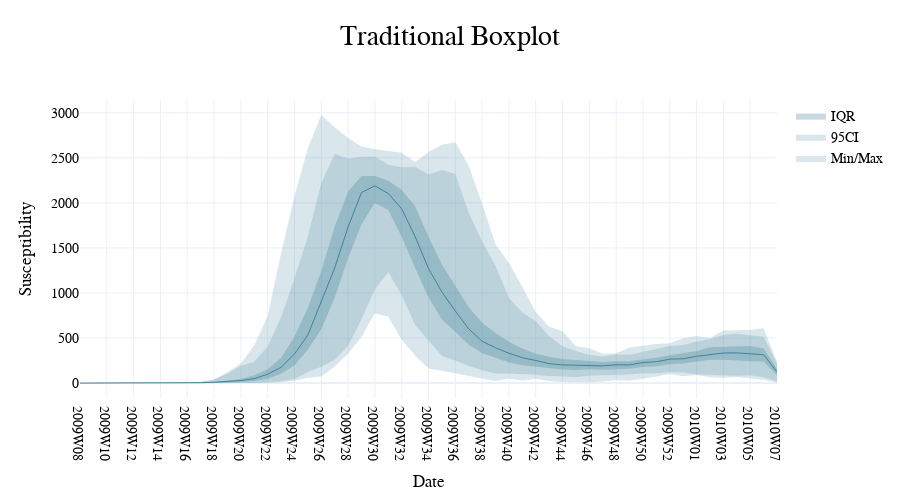

Notebook cell for this chart:
### Markdown cell above
### Example

### Code cell
# required
table_name = 'h1n1_R2.basins_prevalence_agg'
reference_table = 'reference.gleam-geo-map'
reference_column = 'basin_id' # name of a column in reference table
geo_column = 'basin_id' # name of a column in table corresponding to column in reference table
geo_level = 'basin_label'
geo_values = 'Portland(US-ME)'
value = 'Infectious_18_23'

# Set parameters for grouping
num_clusters = 1
num_features = 20 
grouping_method = 'mse' # mean squared error
confidence = .95

dataset = None
delete_data = True

ft_fig = ei.fixed_time_boxplot(
    client,
    table_name,
    reference_table,
    geo_level,
    geo_values,
    geo_column=geo_column,
    reference_column=reference_column,
    num_clusters=num_clusters,
    num_features=num_features,
    grouping_method=grouping_method,
    value=value,
    dataset=dataset,
    delete_data=delete_data,
    kmeans_table=False,
    confidence=confidence,
    full_range=True,
    outlying_points=False,
)

# finishing touches
ft_fig.update_layout(width=900, height=500, 
                     showlegend=True, 
                     font_family='PT Sans Narrow', 
                     title='Traditional Boxplot',)
ft_fig.update_layout(showlegend=True)

### Figure 1 — Plotly figure (JSON) as saved in the notebook; plotly's stock layout.template omitted (floating-point values rounded to 4 significant figures; data arrays with more than 128 entries replaced by an {"elided": "..."} marker saying what was removed)
{"data": [{"legendgroup": "1", "line": {"width": 0}, "marker": {"color": "#444"}, "mode": "lines", "name": "Min/Max", "showlegend": false, "type": "scatter", "x": {"elided": "6456 str values"}, "y": {"elided": "6456 int values"}}, {"fill": "tonexty", "fillcolor": "rgba(66, 130, 153, 0.2)", "legendgroup": "1", "line": {"width": 0}, "marker": {"color": "#444"}, "mode": "lines", "name": "Min/Max", "showlegend": true, "type": "scatter", "x": {"elided": "6456 str values"}, "y": {"elided": "6456 int values"}}, {"legendgroup": "1", "line": {"width": 0}, "marker": {"color": "#444"}, "mode": "lines", "name": "95CI", "showlegend": false, "type": "scatter", "x": {"elided": "6456 str values"}, "y": {"elided": "6456 float values"}}, {"fill": "tonexty", "fillcolor": "rgba(66, 130, 153, 0.2)", "legendgroup": "1", "line": {"width": 0}, "marker": {"color": "#444"}, "mode": "lines", "name": "95CI", "showlegend": true, "type": "scatter", "x": {"elided": "6456 str values"}, "y": {"elided": "6456 float values"}}, {"legendgroup": "1", "line": {"width": 0}, "marker": {"color": "#444"}, "mode": "lines", "name": "IQR", "showlegend": false, "type": "scatter", "x": {"elided": "6456 str values"}, "y": {"elided": "6456 float values"}}, {"fill": "tonexty", "fillcolor": "rgba(66, 130, 153, 0.3)", "legendgroup": "1", "line": {"width": 0}, "marker": {"color": "#444"}, "mode": "lines", "name": "IQR", "showlegend": true, "type": "scatter", "x": {"elided": "6456 str values"}, "y": {"elided": "6456 float values"}}, {"legendgroup": "1", "line": {"width": 1}, "marker": {"color": "rgba(66, 130, 153, 1)"}, "mode": "lines", "name": "Median", "showlegend": false, "type": "scatter", "x": {"elided": "6456 str values"}, "y": {"elided": "6456 float values"}}], "layout": {"font": {"family": "PT Sans Narrow"}, "height": 500, "showlegend": true, "title": {"text": "Traditional Boxplot"}, "width": 900, "xaxis": {"autorange": true, "range": [0, 52], "title": {"text": "Date"}, "type": "category"}, "yaxis": {"autorange": true, "range": [-165.3, 3141.0], "title": {"text": "Susceptibility"}, "type": "linear"}}}
